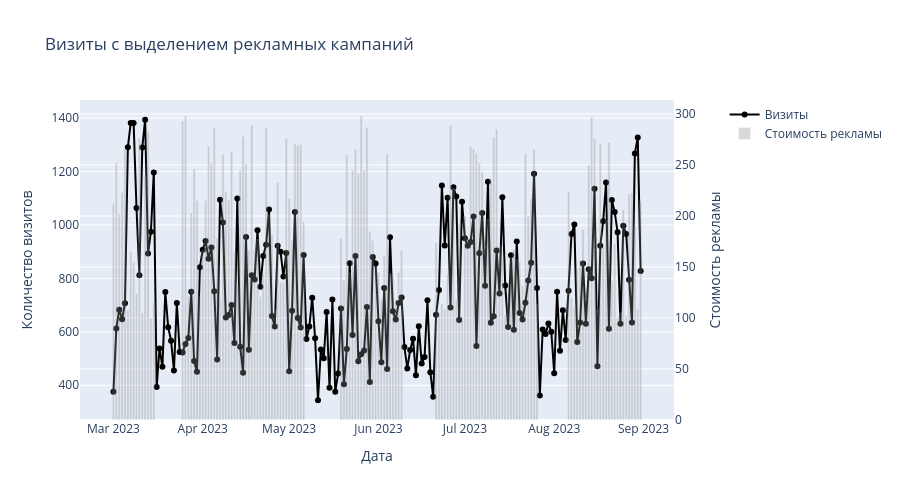

Here is the notebook cell this chart was saved with:
### Code cell
# Создаем подграфики
fig = make_subplots(specs=[[{"secondary_y": True}]])

# Получаем уникальные кампании
unique_campaigns = visits_registrations_ads['utm_campaign'].unique()

# Добавляем график визитов
fig.add_trace(
    go.Scatter(x=visits_registrations_ads['date_group'], 
               y=visits_registrations_ads['visits'],
               mode='lines+markers',
               name='Визиты',
               line=dict(color='black', width=2),
               marker=dict(size=6)),
    secondary_y=False
)

# Добавляем столбцы стоимости рекламы
fig.add_trace(
    go.Bar(x=visits_registrations_ads['date_group'], 
           y=visits_registrations_ads['cost'],
           name='Стоимость рекламы',
           marker_color='gray',
           opacity=0.3),
    secondary_y=True
)

# Добавляем цветовые области для кампаний
for campaign in unique_campaigns:
    if campaign != 'none':
        campaign_data = visits_registrations_ads[visits_registrations_ads['utm_campaign'] == campaign]
        for _, row in campaign_data.iterrows():
            fig.add_vrect(
                x0=row['date_group'] - pd.Timedelta(days=0.5),
                x1=row['date_group'] + pd.Timedelta(days=0.5),
                fillcolor= f'rgba({hash(campaign) % 255}, {(hash(campaign) * 2) % 255}, {(hash(campaign) * 3) % 255}, 0.2)',
                opacity=0.3,
                line_width=0,
                name=f'Кампания: {campaign}' if _ == campaign_data.index[0] else None
            )

# Настройка layout
fig.update_layout(
    title='Визиты с выделением рекламных кампаний',
    xaxis_title='Дата',
    hovermode='x unified',
    showlegend=True,
    height=500
)

# Настройка осей
fig.update_yaxes(title_text="Количество визитов", secondary_y=False)
fig.update_yaxes(title_text="Стоимость рекламы", secondary_y=True)

# Показываем график
fig.show()

### Figure 1 — Plotly figure (JSON) as saved in the notebook; plotly's stock layout.template omitted (floating-point values rounded to 4 significant figures; data arrays with more than 128 entries replaced by an {"elided": "..."} marker saying what was removed)
{"data": [{"line": {"color": "black", "width": 2}, "marker": {"size": 6}, "mode": "lines+markers", "name": "Визиты", "type": "scatter", "x": {"elided": "184 str values"}, "xaxis": "x", "y": {"elided": "184 int values"}, "yaxis": "y"}, {"marker": {"color": "gray"}, "name": "Стоимость рекламы", "opacity": 0.3, "type": "bar", "x": {"elided": "184 str values"}, "xaxis": "x", "y": {"elided": "184 float values"}, "yaxis": "y2"}], "layout": {"height": 500, "hovermode": "x unified", "shapes": [{"fillcolor": "rgba(238, 221, 204, 0.2)", "line": {"width": 0}, "name": "Кампания: advanced_algorithms_series", "opacity": 0.3, "type": "rect", "x0": "2023-03-01", "x1": "2023-03-01", "xref": "x", "y0": 0, "y1": 1, "yref": "y domain"}, {"fillcolor": "rgba(238, 221, 204, 0.2)", "line": {"width": 0}, "opacity": 0.3, "type": "rect", "x0": "2023-03-02", "x1": "2023-03-02", "xref": "x", "y0": 0, "y1": 1, "yref": "y domain"}, {"fillcolor": "rgba(238, 221, 204, 0.2)", "line": {"width": 0}, "opacity": 0.3, "type": "rect", "x0": "2023-03-03", "x1": "2023-03-03", "xref": "x", "y0": 0, "y1": 1, "yref": "y domain"}, {"fillcolor": "rgba(238, 221, 204, 0.2)", "line": {"width": 0}, "opacity": 0.3, "type": "rect", "x0": "2023-03-04", "x1": "2023-03-04", "xref": "x", "y0": 0, "y1": 1, "yref": "y domain"}, {"fillcolor": "rgba(238, 221, 204, 0.2)", "line": {"width": 0}, "opacity": 0.3, "type": "rect", "x0": "2023-03-05", "x1": "2023-03-05", "xref": "x", "y0": 0, "y1": 1, "yref": "y domain"}, {"fillcolor": "rgba(238, 221, 204, 0.2)", "line": {"width": 0}, "opacity": 0.3, "type": "rect", "x0": "2023-03-06", "x1": "2023-03-06", "xref": "x", "y0": 0, "y1": 1, "yref": "y domain"}, {"fillcolor": "rgba(238, 221, 204, 0.2)", "line": {"width": 0}, "opacity": 0.3, "type": "rect", "x0": "2023-03-07", "x1": "2023-03-07", "xref": "x", "y0": 0, "y1": 1, "yref": "y domain"}, {"fillcolor": "rgba(238, 221, 204, 0.2)", "line": {"width": 0}, "opacity": 0.3, "type": "rect", "x0": "2023-03-08", "x1": "2023-03-08", "xref": "x", "y0": 0, "y1": 1, "yref": "y domain"}, {"fillcolor": "rgba(238, 221, 204, 0.2)", "line": {"width": 0}, "opacity": 0.3, "type": "rect", "x0": "2023-03-09", "x1": "2023-03-09", "xref": "x", "y0": 0, "y1": 1, "yref": "y domain"}, {"fillcolor": "rgba(238, 221, 204, 0.2)", "line": {"width": 0}, "opacity": 0.3, "type": "rect", "x0": "2023-03-10", "x1": "2023-03-10", "xref": "x", "y0": 0, "y1": 1, "yref": "y domain"}, {"fillcolor": "rgba(238, 221, 204, 0.2)", "line": {"width": 0}, "opacity": 0.3, "type": "rect", "x0": "2023-03-11", "x1": "2023-03-11", "xref": "x", "y0": 0, "y1": 1, "yref": "y domain"}, {"fillcolor": "rgba(238, 221, 204, 0.2)", "line": {"width": 0}, "opacity": 0.3, "type": "rect", "x0": "2023-03-12", "x1": "2023-03-12", "xref": "x", "y0": 0, "y1": 1, "yref": "y domain"}, {"fillcolor": "rgba(238, 221, 204, 0.2)", "line": {"width": 0}, "opacity": 0.3, "type": "rect", "x0": "2023-03-13", "x1": "2023-03-13", "xref": "x", "y0": 0, "y1": 1, "yref": "y domain"}, {"fillcolor": "rgba(238, 221, 204, 0.2)", "line": {"width": 0}, "opacity": 0.3, "type": "rect", "x0": "2023-03-14", "x1": "2023-03-14", "xref": "x", "y0": 0, "y1": 1, "yref": "y domain"}, {"fillcolor": "rgba(238, 221, 204, 0.2)", "line": {"width": 0}, "opacity": 0.3, "type": "rect", "x0": "2023-03-15", "x1": "2023-03-15", "xref": "x", "y0": 0, "y1": 1, "yref": "y domain"}, {"fillcolor": "rgba(160, 65, 225, 0.2)", "line": {"width": 0}, "name": "Кампания: virtual_reality_workshop", "opacity": 0.3, "type": "rect", "x0": "2023-03-25", "x1": "2023-03-25", "xref": "x", "y0": 0, "y1": 1, "yref": "y domain"}, {"fillcolor": "rgba(160, 65, 225, 0.2)", "line": {"width": 0}, "opacity": 0.3, "type": "rect", "x0": "2023-03-26", "x1": "2023-03-26", "xref": "x", "y0": 0, "y1": 1, "yref": "y domain"}, {"fillcolor": "rgba(160, 65, 225, 0.2)", "line": {"width": 0}, "opacity": 0.3, "type": "rect", "x0": "2023-03-27", "x1": "2023-03-27", "xref": "x", "y0": 0, "y1": 1, "yref": "y domain"}, {"fillcolor": "rgba(160, 65, 225, 0.2)", "line": {"width": 0}, "opacity": 0.3, "type": "rect", "x0": "2023-03-28", "x1": "2023-03-28", "xref": "x", "y0": 0, "y1": 1, "yref": "y domain"}, {"fillcolor": "rgba(160, 65, 225, 0.2)", "line": {"width": 0}, "opacity": 0.3, "type": "rect", "x0": "2023-03-29", "x1": "2023-03-29", "xref": "x", "y0": 0, "y1": 1, "yref": "y domain"}, {"fillcolor": "rgba(160, 65, 225, 0.2)", "line": {"width": 0}, "opacity": 0.3, "type": "rect", "x0": "2023-03-30", "x1": "2023-03-30", "xref": "x", "y0": 0, "y1": 1, "yref": "y domain"}, {"fillcolor": "rgba(160, 65, 225, 0.2)", "line": {"width": 0}, "opacity": 0.3, "type": "rect", "x0": "2023-03-31", "x1": "2023-03-31", "xref": "x", "y0": 0, "y1": 1, "yref": "y domain"}, {"fillcolor": "rgba(160, 65, 225, 0.2)", "line": {"width": 0}, "opacity": 0.3, "type": "rect", "x0": "2023-04-01", "x1": "2023-04-01", "xref": "x", "y0": 0, "y1": 1, "yref": "y domain"}, {"fillcolor": "rgba(160, 65, 225, 0.2)", "line": {"width": 0}, "opacity": 0.3, "type": "rect", "x0": "2023-04-02", "x1": "2023-04-02", "xref": "x", "y0": 0, "y1": 1, "yref": "y domain"}, {"fillcolor": "rgba(160, 65, 225, 0.2)", "line": {"width": 0}, "opacity": 0.3, "type": "rect", "x0": "2023-04-03", "x1": "2023-04-03", "xref": "x", "y0": 0, "y1": 1, "yref": "y domain"}, {"fillcolor": "rgba(160, 65, 225, 0.2)", "line": {"width": 0}, "opacity": 0.3, "type": "rect", "x0": "2023-04-04", "x1": "2023-04-04", "xref": "x", "y0": 0, "y1": 1, "yref": "y domain"}, {"fillcolor": "rgba(160, 65, 225, 0.2)", "line": {"width": 0}, "opacity": 0.3, "type": "rect", "x0": "2023-04-05", "x1": "2023-04-05", "xref": "x", "y0": 0, "y1": 1, "yref": "y domain"}, {"fillcolor": "rgba(160, 65, 225, 0.2)", "line": {"width": 0}, "opacity": 0.3, "type": "rect", "x0": "2023-04-06", "x1": "2023-04-06", "xref": "x", "y0": 0, "y1": 1, "yref": "y domain"}, {"fillcolor": "rgba(160, 65, 225, 0.2)", "line": {"width": 0}, "opacity": 0.3, "type": "rect", "x0": "2023-04-07", "x1": "2023-04-07", "xref": "x", "y0": 0, "y1": 1, "yref": "y domain"}, {"fillcolor": "rgba(160, 65, 225, 0.2)", "line": {"width": 0}, "opacity": 0.3, "type": "rect", "x0": "2023-04-08", "x1": "2023-04-08", "xref": "x", "y0": 0, "y1": 1, "yref": "y domain"}, {"fillcolor": "rgba(160, 65, 225, 0.2)", "line": {"width": 0}, "opacity": 0.3, "type": "rect", "x0": "2023-04-09", "x1": "2023-04-09", "xref": "x", "y0": 0, "y1": 1, "yref": "y domain"}, {"fillcolor": "rgba(160, 65, 225, 0.2)", "line": {"width": 0}, "opacity": 0.3, "type": "rect", "x0": "2023-04-10", "x1": "2023-04-10", "xref": "x", "y0": 0, "y1": 1, "yref": "y domain"}, {"fillcolor": "rgba(160, 65, 225, 0.2)", "line": {"width": 0}, "opacity": 0.3, "type": "rect", "x0": "2023-04-11", "x1": "2023-04-11", "xref": "x", "y0": 0, "y1": 1, "yref": "y domain"}, {"fillcolor": "rgba(160, 65, 225, 0.2)", "line": {"width": 0}, "opacity": 0.3, "type": "rect", "x0": "2023-04-12", "x1": "2023-04-12", "xref": "x", "y0": 0, "y1": 1, "yref": "y domain"}, {"fillcolor": "rgba(160, 65, 225, 0.2)", "line": {"width": 0}, "opacity": 0.3, "type": "rect", "x0": "2023-04-13", "x1": "2023-04-13", "xref": "x", "y0": 0, "y1": 1, "yref": "y domain"}, {"fillcolor": "rgba(160, 65, 225, 0.2)", "line": {"width": 0}, "opacity": 0.3, "type": "rect", "x0": "2023-04-14", "x1": "2023-04-14", "xref": "x", "y0": 0, "y1": 1, "yref": "y domain"}, {"fillcolor": "rgba(160, 65, 225, 0.2)", "line": {"width": 0}, "opacity": 0.3, "type": "rect", "x0": "2023-04-15", "x1": "2023-04-15", "xref": "x", "y0": 0, "y1": 1, "yref": "y domain"}, {"fillcolor": "rgba(160, 65, 225, 0.2)", "line": {"width": 0}, "opacity": 0.3, "type": "rect", "x0": "2023-04-16", "x1": "2023-04-16", "xref": "x", "y0": 0, "y1": 1, "yref": "y domain"}, {"fillcolor": "rgba(160, 65, 225, 0.2)", "line": {"width": 0}, "opacity": 0.3, "type": "rect", "x0": "2023-04-17", "x1": "2023-04-17", "xref": "x", "y0": 0, "y1": 1, "yref": "y domain"}, {"fillcolor": "rgba(160, 65, 225, 0.2)", "line": {"width": 0}, "opacity": 0.3, "type": "rect", "x0": "2023-04-18", "x1": "2023-04-18", "xref": "x", "y0": 0, "y1": 1, "yref": "y domain"}, {"fillcolor": "rgba(160, 65, 225, 0.2)", "line": {"width": 0}, "opacity": 0.3, "type": "rect", "x0": "2023-04-19", "x1": "2023-04-19", "xref": "x", "y0": 0, "y1": 1, "yref": "y domain"}, {"fillcolor": "rgba(160, 65, 225, 0.2)", "line": {"width": 0}, "opacity": 0.3, "type": "rect", "x0": "2023-04-20", "x1": "2023-04-20", "xref": "x", "y0": 0, "y1": 1, "yref": "y domain"}, {"fillcolor": "rgba(160, 65, 225, 0.2)", "line": {"width": 0}, "opacity": 0.3, "type": "rect", "x0": "2023-04-21", "x1": "2023-04-21", "xref": "x", "y0": 0, "y1": 1, "yref": "y domain"}, {"fillcolor": "rgba(160, 65, 225, 0.2)", "line": {"width": 0}, "opacity": 0.3, "type": "rect", "x0": "2023-04-22", "x1": "2023-04-22", "xref": "x", "y0": 0, "y1": 1, "yref": "y domain"}, {"fillcolor": "rgba(160, 65, 225, 0.2)", "line": {"width": 0}, "opacity": 0.3, "type": "rect", "x0": "2023-04-23", "x1": "2023-04-23", "xref": "x", "y0": 0, "y1": 1, "yref": "y domain"}, {"fillcolor": "rgba(160, 65, 225, 0.2)", "line": {"width": 0}, "opacity": 0.3, "type": "rect", "x0": "2023-04-24", "x1": "2023-04-24", "xref": "x", "y0": 0, "y1": 1, "yref": "y domain"}, {"fillcolor": "rgba(160, 65, 225, 0.2)", "line": {"width": 0}, "opacity": 0.3, "type": "rect", "x0": "2023-04-25", "x1": "2023-04-25", "xref": "x", "y0": 0, "y1": 1, "yref": "y domain"}, {"fillcolor": "rgba(160, 65, 225, 0.2)", "line": {"width": 0}, "opacity": 0.3, "type": "rect", "x0": "2023-04-26", "x1": "2023-04-26", "xref": "x", "y0": 0, "y1": 1, "yref": "y domain"}, {"fillcolor": "rgba(160, 65, 225, 0.2)", "line": {"width": 0}, "opacity": 0.3, "type": "rect", "x0": "2023-04-27", "x1": "2023-04-27", "xref": "x", "y0": 0, "y1": 1, "yref": "y domain"}, {"fillcolor": "rgba(160, 65, 225, 0.2)", "line": {"width": 0}, "opacity": 0.3, "type": "rect", "x0": "2023-04-28", "x1": "2023-04-28", "xref": "x", "y0": 0, "y1": 1, "yref": "y domain"}, {"fillcolor": "rgba(160, 65, 225, 0.2)", "line": {"width": 0}, "opacity": 0.3, "type": "rect", "x0": "2023-04-29", "x1": "2023-04-29", "xref": "x", "y0": 0, "y1": 1, "yref": "y domain"}, {"fillcolor": "rgba(160, 65, 225, 0.2)", "line": {"width": 0}, "opacity": 0.3, "type": "rect", "x0": "2023-04-30", "x1": "2023-04-30", "xref": "x", "y0": 0, "y1": 1, "yref": "y domain"}, {"fillcolor": "rgba(160, 65, 225, 0.2)", "line": {"width": 0}, "opacity": 0.3, "type": "rect", "x0": "2023-05-01", "x1": "2023-05-01", "xref": "x", "y0": 0, "y1": 1, "yref": "y domain"}, {"fillcolor": "rgba(160, 65, 225, 0.2)", "line": {"width": 0}, "opacity": 0.3, "type": "rect", "x0": "2023-05-02", "x1": "2023-05-02", "xref": "x", "y0": 0, "y1": 1, "yref": "y domain"}, {"fillcolor": "rgba(160, 65, 225, 0.2)", "line": {"width": 0}, "opacity": 0.3, "type": "rect", "x0": "2023-05-03", "x1": "2023-05-03", "xref": "x", "y0": 0, "y1": 1, "yref": "y domain"}, {"fillcolor": "rgba(160, 65, 225, 0.2)", "line": {"width": 0}, "opacity": 0.3, "type": "rect", "x0": "2023-05-04", "x1": "2023-05-04", "xref": "x", "y0": 0, "y1": 1, "yref": "y domain"}, {"fillcolor": "rgba(160, 65, 225, 0.2)", "line": {"width": 0}, "opacity": 0.3, "type": "rect", "x0": "2023-05-05", "x1": "2023-05-05", "xref": "x", "y0": 0, "y1": 1, "yref": "y domain"}, {"fillcolor": "rgba(160, 65, 225, 0.2)", "line": {"width": 0}, "opacity": 0.3, "type": "rect", "x0": "2023-05-06", "x1": "2023-05-06", "xref": "x", "y0": 0, "y1": 1, "yref": "y domain"}, {"fillcolor": "rgba(219, 183, 147, 0.2)", "line": {"width": 0}, "name": "Кампания: ui_ux_design_drive", "opacity": 0.3, "type": "rect", "x0": "2023-05-19", "x1": "2023-05-19", "xref": "x", "y0": 0, "y1": 1, "yref": "y domain"}, {"fillcolor": "rgba(219, 183, 147, 0.2)", "line": {"width": 0}, "opacity": 0.3, "type": "rect", "x0": "2023-05-20", "x1": "2023-05-20", "xref": "x", "y0": 0, "y1": 1, "yref": "y domain"}, {"fillcolor": "rgba(219, 183, 147, 0.2)", "line": {"width": 0}, "opacity": 0.3, "type": "rect", "x0": "2023-05-21", "x1": "2023-05-21", "xref": "x", "y0": 0, "y1": 1, "yref": "y domain"}, {"fillcolor": "rgba(219, 183, 147, 0.2)", "line": {"width": 0}, "opacity": 0.3, "type": "rect", "x0": "2023-05-22", "x1": "2023-05-22", "xref": "x", "y0": 0, "y1": 1, "yref": "y domain"}, {"fillcolor": "rgba(219, 183, 147, 0.2)", "line": {"width": 0}, "opacity": 0.3, "type": "rect", "x0": "2023-05-23", "x1": "2023-05-23", "xref": "x", "y0": 0, "y1": 1, "yref": "y domain"}, {"fillcolor": "rgba(219, 183, 147, 0.2)", "line": {"width": 0}, "opacity": 0.3, "type": "rect", "x0": "2023-05-24", "x1": "2023-05-24", "xref": "x", "y0": 0, "y1": 1, "yref": "y domain"}, {"fillcolor": "rgba(219, 183, 147, 0.2)", "line": {"width": 0}, "opacity": 0.3, "type": "rect", "x0": "2023-05-25", "x1": "2023-05-25", "xref": "x", "y0": 0, "y1": 1, "yref": "y domain"}, {"fillcolor": "rgba(219, 183, 147, 0.2)", "line": {"width": 0}, "opacity": 0.3, "type": "rect", "x0": "2023-05-26", "x1": "2023-05-26", "xref": "x", "y0": 0, "y1": 1, "yref": "y domain"}, {"fillcolor": "rgba(219, 183, 147, 0.2)", "line": {"width": 0}, "opacity": 0.3, "type": "rect", "x0": "2023-05-27", "x1": "2023-05-27", "xref": "x", "y0": 0, "y1": 1, "yref": "y domain"}, {"fillcolor": "rgba(219, 183, 147, 0.2)", "line": {"width": 0}, "opacity": 0.3, "type": "rect", "x0": "2023-05-28", "x1": "2023-05-28", "xref": "x", "y0": 0, "y1": 1, "yref": "y domain"}, {"fillcolor": "rgba(219, 183, 147, 0.2)", "line": {"width": 0}, "opacity": 0.3, "type": "rect", "x0": "2023-05-29", "x1": "2023-05-29", "xref": "x", "y0": 0, "y1": 1, "yref": "y domain"}, {"fillcolor": "rgba(219, 183, 147, 0.2)", "line": {"width": 0}, "opacity": 0.3, "type": "rect", "x0": "2023-05-30", "x1": "2023-05-30", "xref": "x", "y0": 0, "y1": 1, "yref": "y domain"}, {"fillcolor": "rgba(219, 183, 147, 0.2)", "line": {"width": 0}, "opacity": 0.3, "type": "rect", "x0": "2023-05-31", "x1": "2023-05-31", "xref": "x", "y0": 0, "y1": 1, "yref": "y domain"}, {"fillcolor": "rgba(219, 183, 147, 0.2)", "line": {"width": 0}, "opacity": 0.3, "type": "rect", "x0": "2023-06-01", "x1": "2023-06-01", "xref": "x", "y0": 0, "y1": 1, "yref": "y domain"}, {"fillcolor": "rgba(219, 183, 147, 0.2)", "line": {"width": 0}, "opacity": 0.3, "type": "rect", "x0": "2023-06-02", "x1": "2023-06-02", "xref": "x", "y0": 0, "y1": 1, "yref": "y domain"}, {"fillcolor": "rgba(219, 183, 147, 0.2)", "line": {"width": 0}, "opacity": 0.3, "type": "rect", "x0": "2023-06-03", "x1": "2023-06-03", "xref": "x", "y0": 0, "y1": 1, "yref": "y domain"}, {"fillcolor": "rgba(219, 183, 147, 0.2)", "line": {"width": 0}, "opacity": 0.3, "type": "rect", "x0": "2023-06-04", "x1": "2023-06-04", "xref": "x", "y0": 0, "y1": 1, "yref": "y domain"}, {"fillcolor": "rgba(219, 183, 147, 0.2)", "line": {"width": 0}, "opacity": 0.3, "type": "rect", "x0": "2023-06-05", "x1": "2023-06-05", "xref": "x", "y0": 0, "y1": 1, "yref": "y domain"}, {"fillcolor": "rgba(219, 183, 147, 0.2)", "line": {"width": 0}, "opacity": 0.3, "type": "rect", "x0": "2023-06-06", "x1": "2023-06-06", "xref": "x", "y0": 0, "y1": 1, "yref": "y domain"}, {"fillcolor": "rgba(219, 183, 147, 0.2)", "line": {"width": 0}, "opacity": 0.3, "type": "rect", "x0": "2023-06-07", "x1": "2023-06-07", "xref": "x", "y0": 0, "y1": 1, "yref": "y domain"}, {"fillcolor": "rgba(219, 183, 147, 0.2)", "line": {"width": 0}, "opacity": 0.3, "type": "rect", "x0": "2023-06-08", "x1": "2023-06-08", "xref": "x", "y0": 0, "y1": 1, "yref": "y domain"}, {"fillcolor": "rgba(219, 183, 147, 0.2)", "line": {"width": 0}, "opacity": 0.3, "type": "rect", "x0": "2023-06-09", "x1": "2023-06-09", "xref": "x", "y0": 0, "y1": 1, "yref": "y domain"}, {"fillcolor": "rgba(235, 215, 195, 0.2)", "line": {"width": 0}, "name": "Кампания: women_in_tech_symposium", "opacity": 0.3, "type": "rect", "x0": "2023-06-21", "x1": "2023-06-21", "xref": "x", "y0": 0, "y1": 1, "yref": "y domain"}, {"fillcolor": "rgba(235, 215, 195, 0.2)", "line": {"width": 0}, "opacity": 0.3, "type": "rect", "x0": "2023-06-22", "x1": "2023-06-22", "xref": "x", "y0": 0, "y1": 1, "yref": "y domain"}, {"fillcolor": "rgba(235, 215, 195, 0.2)", "line": {"width": 0}, "opacity": 0.3, "type": "rect", "x0": "2023-06-23", "x1": "2023-06-23", "xref": "x", "y0": 0, "y1": 1, "yref": "y domain"}, {"fillcolor": "rgba(235, 215, 195, 0.2)", "line": {"width": 0}, "opacity": 0.3, "type": "rect", "x0": "2023-06-24", "x1": "2023-06-24", "xref": "x", "y0": 0, "y1": 1, "yref": "y domain"}, {"fillcolor": "rgba(235, 215, 195, 0.2)", "line": {"width": 0}, "opacity": 0.3, "type": "rect", "x0": "2023-06-25", "x1": "2023-06-25", "xref": "x", "y0": 0, "y1": 1, "yref": "y domain"}, {"fillcolor": "rgba(235, 215, 195, 0.2)", "line": {"width": 0}, "opacity": 0.3, "type": "rect", "x0": "2023-06-26", "x1": "2023-06-26", "xref": "x", "y0": 0, "y1": 1, "yref": "y domain"}, {"fillcolor": "rgba(235, 215, 195, 0.2)", "line": {"width": 0}, "opacity": 0.3, "type": "rect", "x0": "2023-06-27", "x1": "2023-06-27", "xref": "x", "y0": 0, "y1": 1, "yref": "y domain"}, {"fillcolor": "rgba(235, 215, 195, 0.2)", "line": {"width": 0}, "opacity": 0.3, "type": "rect", "x0": "2023-06-28", "x1": "2023-06-28", "xref": "x", "y0": 0, "y1": 1, "yref": "y domain"}, {"fillcolor": "rgba(235, 215, 195, 0.2)", "line": {"width": 0}, "opacity": 0.3, "type": "rect", "x0": "2023-06-29", "x1": "2023-06-29", "xref": "x", "y0": 0, "y1": 1, "yref": "y domain"}, {"fillcolor": "rgba(235, 215, 195, 0.2)", "line": {"width": 0}, "opacity": 0.3, "type": "rect", "x0": "2023-06-30", "x1": "2023-06-30", "xref": "x", "y0": 0, "y1": 1, "yref": "y domain"}, {"fillcolor": "rgba(235, 215, 195, 0.2)", "line": {"width": 0}, "opacity": 0.3, "type": "rect", "x0": "2023-07-01", "x1": "2023-07-01", "xref": "x", "y0": 0, "y1": 1, "yref": "y domain"}, {"fillcolor": "rgba(235, 215, 195, 0.2)", "line": {"width": 0}, "opacity": 0.3, "type": "rect", "x0": "2023-07-02", "x1": "2023-07-02", "xref": "x", "y0": 0, "y1": 1, "yref": "y domain"}, {"fillcolor": "rgba(235, 215, 195, 0.2)", "line": {"width": 0}, "opacity": 0.3, "type": "rect", "x0": "2023-07-03", "x1": "2023-07-03", "xref": "x", "y0": 0, "y1": 1, "yref": "y domain"}, {"fillcolor": "rgba(235, 215, 195, 0.2)", "line": {"width": 0}, "opacity": 0.3, "type": "rect", "x0": "2023-07-04", "x1": "2023-07-04", "xref": "x", "y0": 0, "y1": 1, "yref": "y domain"}, {"fillcolor": "rgba(235, 215, 195, 0.2)", "line": {"width": 0}, "opacity": 0.3, "type": "rect", "x0": "2023-07-05", "x1": "2023-07-05", "xref": "x", "y0": 0, "y1": 1, "yref": "y domain"}, {"fillcolor": "rgba(235, 215, 195, 0.2)", "line": {"width": 0}, "opacity": 0.3, "type": "rect", "x0": "2023-07-06", "x1": "2023-07-06", "xref": "x", "y0": 0, "y1": 1, "yref": "y domain"}, {"fillcolor": "rgba(235, 215, 195, 0.2)", "line": {"width": 0}, "opacity": 0.3, "type": "rect", "x0": "2023-07-07", "x1": "2023-07-07", "xref": "x", "y0": 0, "y1": 1, "yref": "y domain"}, {"fillcolor": "rgba(235, 215, 195, 0.2)", "line": {"width": 0}, "opacity": 0.3, "type": "rect", "x0": "2023-07-08", "x1": "2023-07-08", "xref": "x", "y0": 0, "y1": 1, "yref": "y domain"}, {"fillcolor": "rgba(235, 215, 195, 0.2)", "line": {"width": 0}, "opacity": 0.3, "type": "rect", "x0": "2023-07-09", "x1": "2023-07-09", "xref": "x", "y0": 0, "y1": 1, "yref": "y domain"}, {"fillcolor": "rgba(235, 215, 195, 0.2)", "line": {"width": 0}, "opacity": 0.3, "type": "rect", "x0": "2023-07-10", "x1": "2023-07-10", "xref": "x", "y0": 0, "y1": 1, "yref": "y domain"}, {"fillcolor": "rgba(235, 215, 195, 0.2)", "line": {"width": 0}, "opacity": 0.3, "type": "rect", "x0": "2023-07-11", "x1": "2023-07-11", "xref": "x", "y0": 0, "y1": 1, "yref": "y domain"}, {"fillcolor": "rgba(235, 215, 195, 0.2)", "line": {"width": 0}, "opacity": 0.3, "type": "rect", "x0": "2023-07-12", "x1": "2023-07-12", "xref": "x", "y0": 0, "y1": 1, "yref": "y domain"}, {"fillcolor": "rgba(235, 215, 195, 0.2)", "line": {"width": 0}, "opacity": 0.3, "type": "rect", "x0": "2023-07-13", "x1": "2023-07-13", "xref": "x", "y0": 0, "y1": 1, "yref": "y domain"}, {"fillcolor": "rgba(235, 215, 195, 0.2)", "line": {"width": 0}, "opacity": 0.3, "type": "rect", "x0": "2023-07-14", "x1": "2023-07-14", "xref": "x", "y0": 0, "y1": 1, "yref": "y domain"}, {"fillcolor": "rgba(235, 215, 195, 0.2)", "line": {"width": 0}, "opacity": 0.3, "type": "rect", "x0": "2023-07-15", "x1": "2023-07-15", "xref": "x", "y0": 0, "y1": 1, "yref": "y domain"}, {"fillcolor": "rgba(235, 215, 195, 0.2)", "line": {"width": 0}, "opacity": 0.3, "type": "rect", "x0": "2023-07-16", "x1": "2023-07-16", "xref": "x", "y0": 0, "y1": 1, "yref": "y domain"}, {"fillcolor": "rgba(235, 215, 195, 0.2)", "line": {"width": 0}, "opacity": 0.3, "type": "rect", "x0": "2023-07-17", "x1": "2023-07-17", "xref": "x", "y0": 0, "y1": 1, "yref": "y domain"}, {"fillcolor": "rgba(235, 215, 195, 0.2)", "line": {"width": 0}, "opacity": 0.3, "type": "rect", "x0": "2023-07-18", "x1": "2023-07-18", "xref": "x", "y0": 0, "y1": 1, "yref": "y domain"}, {"fillcolor": "rgba(235, 215, 195, 0.2)", "line": {"width": 0}, "opacity": 0.3, "type": "rect", "x0": "2023-07-19", "x1": "2023-07-19", "xref": "x", "y0": 0, "y1": 1, "yref": "y domain"}, {"fillcolor": "rgba(235, 215, 195, 0.2)", "line": {"width": 0}, "opacity": 0.3, "type": "rect", "x0": "2023-07-20", "x1": "2023-07-20", "xref": "x", "y0": 0, "y1": 1, "yref": "y domain"}, {"fillcolor": "rgba(235, 215, 195, 0.2)", "line": {"width": 0}, "opacity": 0.3, "type": "rect", "x0": "2023-07-21", "x1": "2023-07-21", "xref": "x", "y0": 0, "y1": 1, "yref": "y domain"}, {"fillcolor": "rgba(235, 215, 195, 0.2)", "line": {"width": 0}, "opacity": 0.3, "type": "rect", "x0": "2023-07-22", "x1": "2023-07-22", "xref": "x", "y0": 0, "y1": 1, "yref": "y domain"}, {"fillcolor": "rgba(235, 215, 195, 0.2)", "line": {"width": 0}, "opacity": 0.3, "type": "rect", "x0": "2023-07-23", "x1": "2023-07-23", "xref": "x", "y0": 0, "y1": 1, "yref": "y domain"}, {"fillcolor": "rgba(235, 215, 195, 0.2)", "line": {"width": 0}, "opacity": 0.3, "type": "rect", "x0": "2023-07-24", "x1": "2023-07-24", "xref": "x", "y0": 0, "y1": 1, "yref": "y domain"}, {"fillcolor": "rgba(235, 215, 195, 0.2)", "line": {"width": 0}, "opacity": 0.3, "type": "rect", "x0": "2023-07-25", "x1": "2023-07-25", "xref": "x", "y0": 0, "y1": 1, "yref": "y domain"}, {"fillcolor": "rgba(235, 215, 195, 0.2)", "line": {"width": 0}, "opacity": 0.3, "type": "rect", "x0": "2023-07-26", "x1": "2023-07-26", "xref": "x", "y0": 0, "y1": 1, "yref": "y domain"}, {"fillcolor": "rgba(37, 74, 111, 0.2)", "line": {"width": 0}, "name": "Кампания: intro_to_python_course", "opacity": 0.3, "type": "rect", "x0": "2023-08-06", "x1": "2023-08-06", "xref": "x", "y0": 0, "y1": 1, "yref": "y domain"}, {"fillcolor": "rgba(37, 74, 111, 0.2)", "line": {"width": 0}, "opacity": 0.3, "type": "rect", "x0": "2023-08-07", "x1": "2023-08-07", "xref": "x", "y0": 0, "y1": 1, "yref": "y domain"}, {"fillcolor": "rgba(37, 74, 111, 0.2)", "line": {"width": 0}, "opacity": 0.3, "type": "rect", "x0": "2023-08-08", "x1": "2023-08-08", "xref": "x", "y0": 0, "y1": 1, "yref": "y domain"}, {"fillcolor": "rgba(37, 74, 111, 0.2)", "line": {"width": 0}, "opacity": 0.3, "type": "rect", "x0": "2023-08-09", "x1": "2023-08-09", "xref": "x", "y0": 0, "y1": 1, "yref": "y domain"}, {"fillcolor": "rgba(37, 74, 111, 0.2)", "line": {"width": 0}, "opacity": 0.3, "type": "rect", "x0": "2023-08-10", "x1": "2023-08-10", "xref": "x", "y0": 0, "y1": 1, "yref": "y domain"}, {"fillcolor": "rgba(37, 74, 111, 0.2)", "line": {"width": 0}, "opacity": 0.3, "type": "rect", "x0": "2023-08-11", "x1": "2023-08-11", "xref": "x", "y0": 0, "y1": 1, "yref": "y domain"}, {"fillcolor": "rgba(37, 74, 111, 0.2)", "line": {"width": 0}, "opacity": 0.3, "type": "rect", "x0": "2023-08-12", "x1": "2023-08-12", "xref": "x", "y0": 0, "y1": 1, "yref": "y domain"}, {"fillcolor": "rgba(37, 74, 111, 0.2)", "line": {"width": 0}, "opacity": 0.3, "type": "rect", "x0": "2023-08-13", "x1": "2023-08-13", "xref": "x", "y0": 0, "y1": 1, "yref": "y domain"}, {"fillcolor": "rgba(37, 74, 111, 0.2)", "line": {"width": 0}, "opacity": 0.3, "type": "rect", "x0": "2023-08-14", "x1": "2023-08-14", "xref": "x", "y0": 0, "y1": 1, "yref": "y domain"}, {"fillcolor": "rgba(37, 74, 111, 0.2)", "line": {"width": 0}, "opacity": 0.3, "type": "rect", "x0": "2023-08-15", "x1": "2023-08-15", "xref": "x", "y0": 0, "y1": 1, "yref": "y domain"}, {"fillcolor": "rgba(37, 74, 111, 0.2)", "line": {"width": 0}, "opacity": 0.3, "type": "rect", "x0": "2023-08-16", "x1": "2023-08-16", "xref": "x", "y0": 0, "y1": 1, "yref": "y domain"}, {"fillcolor": "rgba(37, 74, 111, 0.2)", "line": {"width": 0}, "opacity": 0.3, "type": "rect", "x0": "2023-08-17", "x1": "2023-08-17", "xref": "x", "y0": 0, "y1": 1, "yref": "y domain"}, {"fillcolor": "rgba(37, 74, 111, 0.2)", "line": {"width": 0}, "opacity": 0.3, "type": "rect", "x0": "2023-08-18", "x1": "2023-08-18", "xref": "x", "y0": 0, "y1": 1, "yref": "y domain"}, {"fillcolor": "rgba(37, 74, 111, 0.2)", "line": {"width": 0}, "opacity": 0.3, "type": "rect", "x0": "2023-08-19", "x1": "2023-08-19", "xref": "x", "y0": 0, "y1": 1, "yref": "y domain"}, {"fillcolor": "rgba(37, 74, 111, 0.2)", "line": {"width": 0}, "opacity": 0.3, "type": "rect", "x0": "2023-08-20", "x1": "2023-08-20", "xref": "x", "y0": 0, "y1": 1, "yref": "y domain"}, {"fillcolor": "rgba(37, 74, 111, 0.2)", "line": {"width": 0}, "opacity": 0.3, "type": "rect", "x0": "2023-08-21", "x1": "2023-08-21", "xref": "x", "y0": 0, "y1": 1, "yref": "y domain"}, {"fillcolor": "rgba(37, 74, 111, 0.2)", "line": {"width": 0}, "opacity": 0.3, "type": "rect", "x0": "2023-08-22", "x1": "2023-08-22", "xref": "x", "y0": 0, "y1": 1, "yref": "y domain"}, {"fillcolor": "rgba(37, 74, 111, 0.2)", "line": {"width": 0}, "opacity": 0.3, "type": "rect", "x0": "2023-08-23", "x1": "2023-08-23", "xref": "x", "y0": 0, "y1": 1, "yref": "y domain"}, {"fillcolor": "rgba(37, 74, 111, 0.2)", "line": {"width": 0}, "opacity": 0.3, "type": "rect", "x0": "2023-08-24", "x1": "2023-08-24", "xref": "x", "y0": 0, "y1": 1, "yref": "y domain"}, {"fillcolor": "rgba(37, 74, 111, 0.2)", "line": {"width": 0}, "opacity": 0.3, "type": "rect", "x0": "2023-08-25", "x1": "2023-08-25", "xref": "x", "y0": 0, "y1": 1, "yref": "y domain"}, {"fillcolor": "rgba(37, 74, 111, 0.2)", "line": {"width": 0}, "opacity": 0.3, "type": "rect", "x0": "2023-08-26", "x1": "2023-08-26", "xref": "x", "y0": 0, "y1": 1, "yref": "y domain"}, {"fillcolor": "rgba(37, 74, 111, 0.2)", "line": {"width": 0}, "opacity": 0.3, "type": "rect", "x0": "2023-08-27", "x1": "2023-08-27", "xref": "x", "y0": 0, "y1": 1, "yref": "y domain"}, {"fillcolor": "rgba(37, 74, 111, 0.2)", "line": {"width": 0}, "opacity": 0.3, "type": "rect", "x0": "2023-08-28", "x1": "2023-08-28", "xref": "x", "y0": 0, "y1": 1, "yref": "y domain"}, {"fillcolor": "rgba(37, 74, 111, 0.2)", "line": {"width": 0}, "opacity": 0.3, "type": "rect", "x0": "2023-08-29", "x1": "2023-08-29", "xref": "x", "y0": 0, "y1": 1, "yref": "y domain"}, {"fillcolor": "rgba(37, 74, 111, 0.2)", "line": {"width": 0}, "opacity": 0.3, "type": "rect", "x0": "2023-08-30", "x1": "2023-08-30", "xref": "x", "y0": 0, "y1": 1, "yref": "y domain"}, {"fillcolor": "rgba(37, 74, 111, 0.2)", "line": {"width": 0}, "opacity": 0.3, "type": "rect", "x0": "2023-08-31", "x1": "2023-08-31", "xref": "x", "y0": 0, "y1": 1, "yref": "y domain"}], "showlegend": true, "title": {"text": "Визиты с выделением рекламных кампаний"}, "xaxis": {"anchor": "y", "domain": [0, 0.94], "title": {"text": "Дата"}}, "yaxis": {"anchor": "x", "domain": [0, 1], "title": {"text": "Количество визитов"}}, "yaxis2": {"anchor": "x", "overlaying": "y", "side": "right", "title": {"text": "Стоимость рекламы"}}}}
